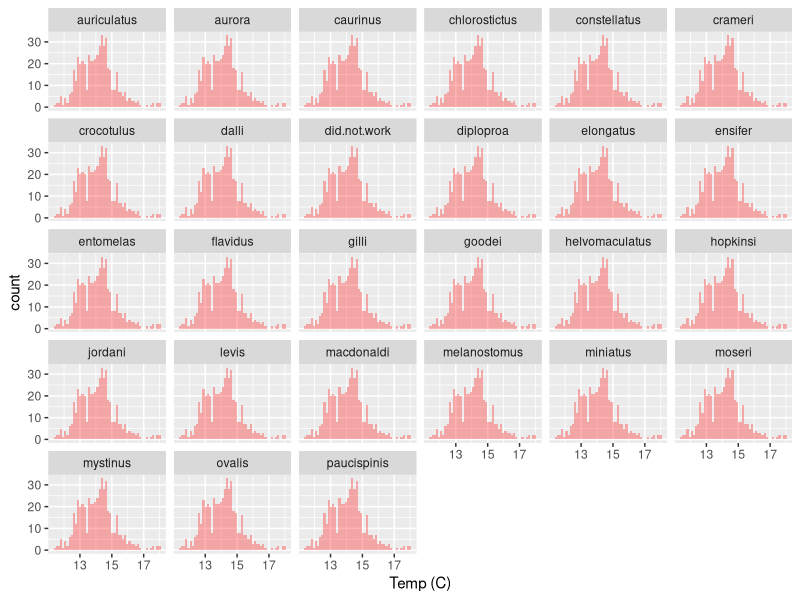
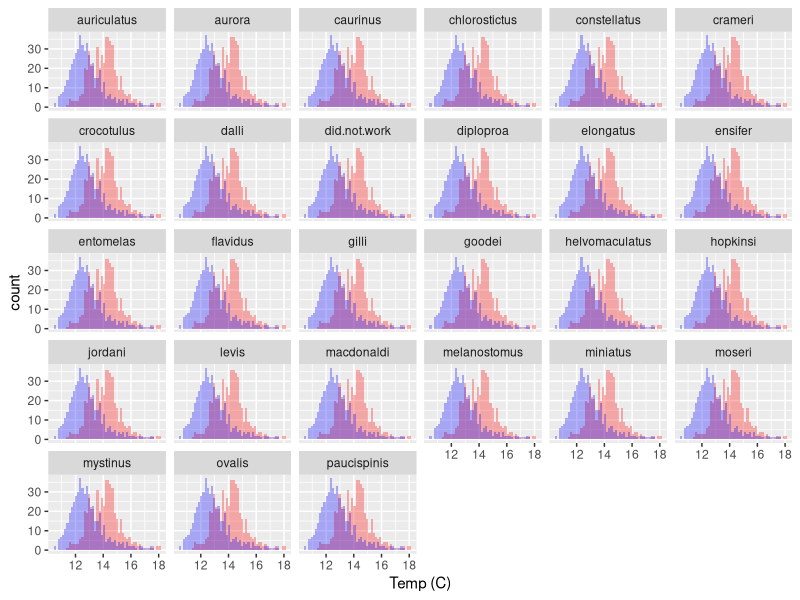
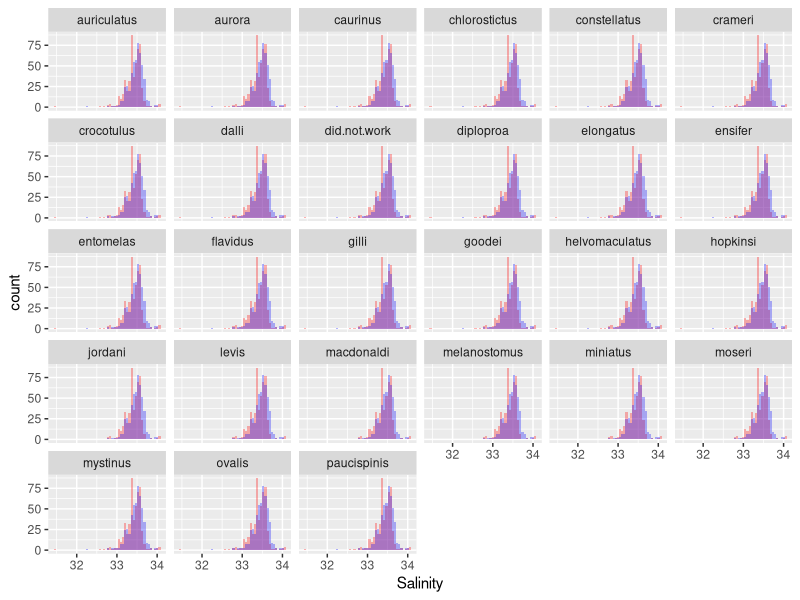
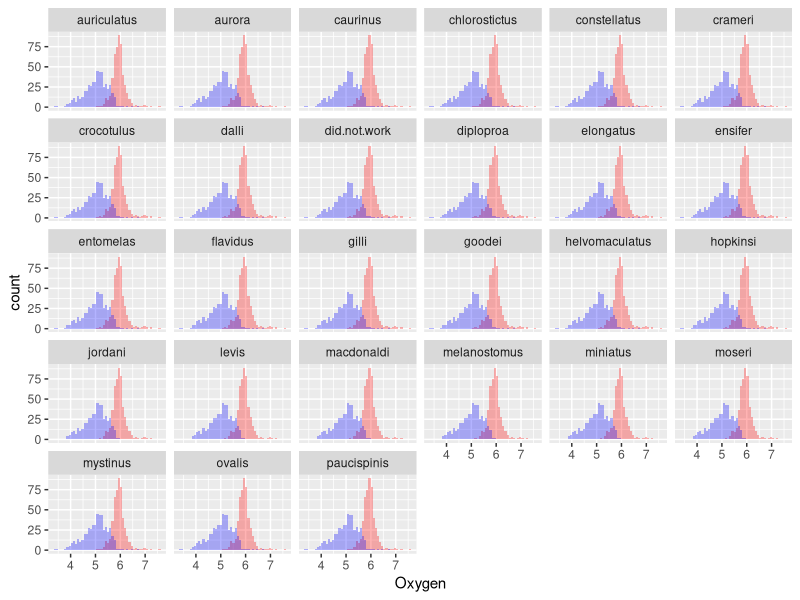

The R script that drew these images, in order:
## ---- chunk 1
knitr::opts_chunk$set(
  echo=FALSE
)
## ---- chunk 2
library(dplyr)
help(package = dplyr)
library(ggplot2)
library(tidyr)
## ---- chunk 3
rockfish_larval_data <- read.csv("../data/rsos170639_si_001.csv")
## ---- chunk 4
rockfish_data_reduced <- select(rockfish_larval_data, year, line, station, station.depth, temp_surf, sal_surf, oxygen_surf, temp_100m, sal_100m, oxygen_100m, auriculatus, aurora,	caurinus,	chlorostictus,	constellatus,crameri,	crocotulus,	dalli,	did.not.work,	diploproa,	elongatus,	ensifer,	entomelas,	flavidus,	gilli,	goodei, helvomaculatus,	hopkinsi,	jordani,	levis,	macdonaldi,	melanostomus,	miniatus,	moseri,	mystinus,	ovalis,	paucispinis)
## ---- chunk 5
rockfish_data_added_genus <- rockfish_data_reduced %>%
  gather('auriculatus', 'aurora',	'caurinus',	'chlorostictus',	'constellatus', 'crameri',	'crocotulus',	'dalli',	'did.not.work',	'diploproa',	'elongatus',	'ensifer',	'entomelas',	'flavidus',	'gilli',	'goodei', 'helvomaculatus',	'hopkinsi',	'jordani',	'levis',	'macdonaldi',	'melanostomus',	'miniatus',	'moseri',	'mystinus',	'ovalis',	'paucispinis', key = "genus", value = "counts")
## ---- chunk 6
knitr::kable(
  rockfish_data_added_genus[1:5, ], 
  caption = "Rockfish Data Table"
)
## ---- chunk 7
ggplot(rockfish_data_added_genus, aes(x=temp_surf)) +
   geom_histogram(fill="red", alpha = 0.3, bins = 50) +
   labs(x = "Temp (C)") +
   facet_wrap(~genus) 
  
## ---- chunk 8
ggplot(rockfish_data_added_genus, aes(x=temp_surf)) +
   geom_histogram(fill="red", alpha = 0.3, bins = 50) +
   labs(x = "Temp (C)") +
   facet_wrap(~genus) +
  geom_histogram(aes(x=temp_100m), fill="blue", alpha = 0.3, bins = 50)
## ---- chunk 9
ggplot(rockfish_data_added_genus, aes(x=sal_surf)) +
   geom_histogram(fill="red", alpha = 0.3, bins = 50) +
   labs(x = "Salinity") +
   facet_wrap(~genus) +
  geom_histogram(aes(x=sal_100m), fill="blue", alpha = 0.3, bins = 50)
## ---- chunk 10
ggplot(rockfish_data_added_genus, aes(x=oxygen_surf)) +
   geom_histogram(fill="red", alpha = 0.3, bins = 50) +
   labs(x = "Oxygen") +
   facet_wrap(~genus) +
  geom_histogram(aes(x=oxygen_100m), fill="blue", alpha = 0.3, bins = 50)
